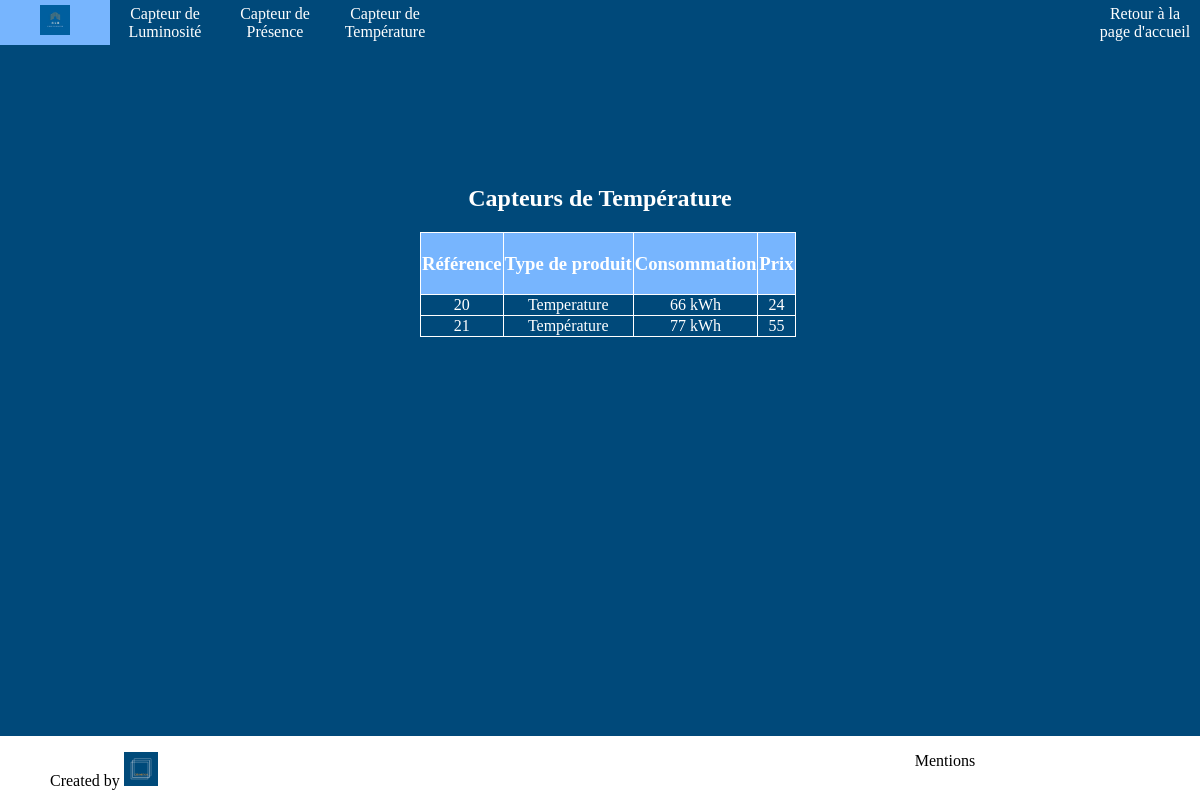
The page /index.php?action=temperatureSensorsUnlog on the database as committed earlier.
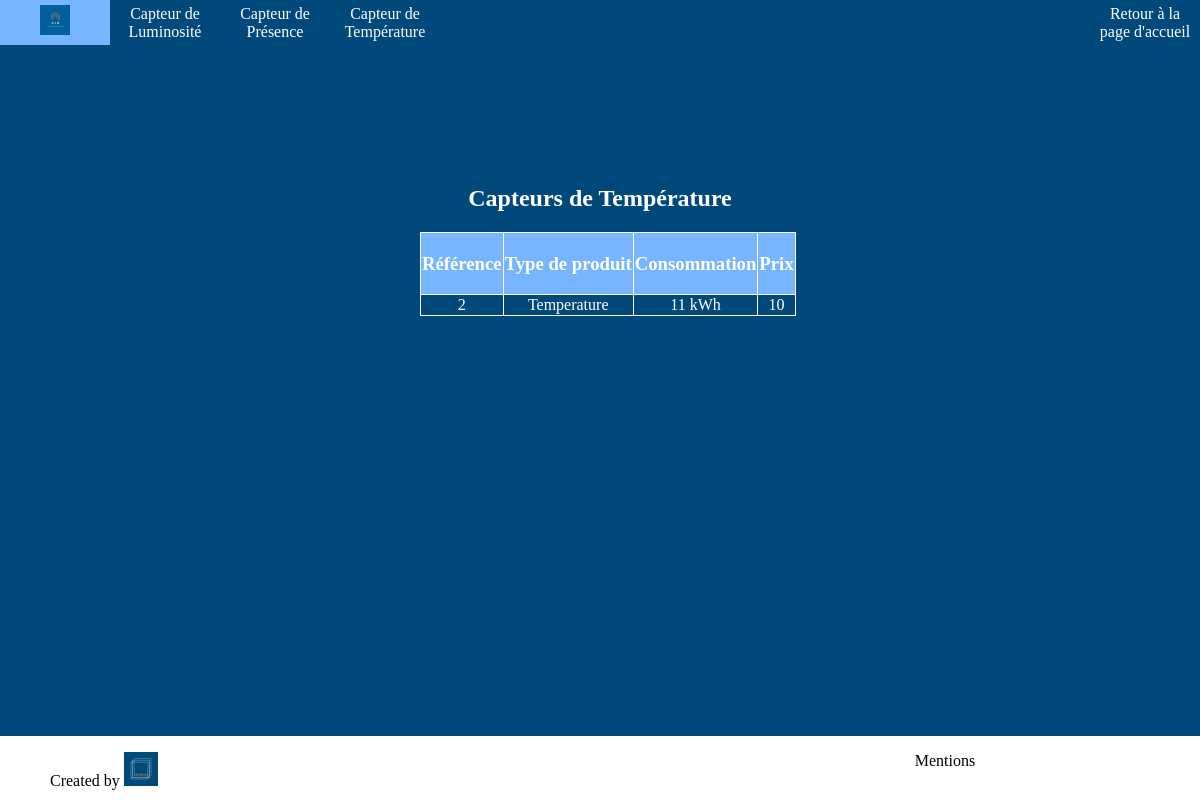
The same page on the database as committed later.
### tables this page shows
CREATE TABLE `catalogue` (
  `idProduit` int(11) NOT NULL,
  `typeProduct` varchar(255) NOT NULL,
  `consumption` varchar(255) NOT NULL,
  `price` varchar(255) NOT NULL
);

### controllers/controller.php (called while the page is built, shortened)
<?php
require "models/model.php";
function temperatureSensorsUnlog(){
    $sensors = getTemperatureSensors()->fetchAll();
    require "views/temperatureSensorsUnlog.php";
}

### models/model.php (called while the page is built, shortened)
<?php
function getTemperatureSensors(){
    $db = dbConnect();
    $req = $db->query("SELECT * FROM catalogue WHERE typeProduct='Temperature'");
    return $req;
}

### views/temperatureSensorsUnlog.php (the view, shortened to what this page needs)
<!DOCTYPE html>
<html>
<head>
    <link rel="stylesheet" type="text/css" href="designs/css/sensors.css" />
</head>
<body>
<header>
    <?php require "catalogueHeader.php"?>
</header>
<section>
    <h1> Capteurs de Température</h1>
    <table>
        <thead>
        <tr>
            <td><h3>Référence</h3></td>
            <td><h3>Type de produit</h3></td>
            <td><h3>Consommation</h3></td>
            <td><h3>Prix</h3></td>
        </tr>
        </thead>
        <tbody>
        <?php foreach($sensors as $sensors) { ?>
            <tr>
                <td>
                    <a href="index.php?action=detailedSensors&id=<?=$sensors["idProduit"];?>"><?= $sensors["idProduit"];?>
                </td>
                <td>
                    <?= $sensors["typeProduct"];?>
                </td>
                <td>
                    <?= $sensors["consumption"];?> kWh
                </td>
                <td>
                    <?= $sensors["price"];?>
                </td>
            </tr>
        <?php } ?>
        </tbody>
    </table>
</section>
<footer>
    <?php require "footer.php"?>
</footer>
</body>
</html>

Rows that differ between the two databases and show on the page:
removed catalogue: idProduit "20", typeProduct "Temperature", consumption "66", price "24"
removed catalogue: idProduit "21", typeProduct "Température", consumption "77", price "55"
added catalogue: idProduit "2", typeProduct "Temperature", consumption "11", price "10"
